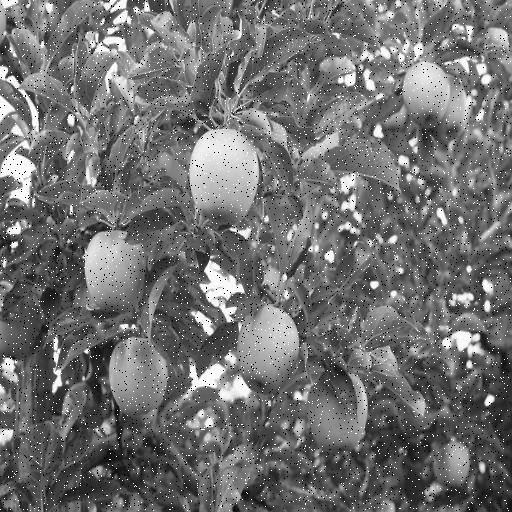
#> input picture test_salt/fruit_apple_apple-tree_wallpaper_apple_07_png_jpg.rf.eede72f256e11421479068de352dedde.jpg, 512 x 512 px, found by its file name
$ jupyter execute 04_restore_saltnpepper.ipynb
#> lines starting #> are read from the running program, lines starting #| are printed output that depends on the picture
# **Restorasi**

## TES salt n pepper noise restored

[cell 1]
import cv2
import matplotlib.pyplot as plt

def mean_filter(image, filter_size=3):
    return cv2.blur(image, (filter_size, filter_size))

def median_filter(image, filter_size=3):
    return cv2.medianBlur(image, filter_size)

def gaussian_filter(image, filter_size=3, sigma=1):
    return cv2.GaussianBlur(image, (filter_size, filter_size), sigma)

def bilateral_filter(image, filter_size=9, sigma_color=75, sigma_space=75):
    return cv2.bilateralFilter(image, filter_size, sigma_color, sigma_space)

# Load gambar
image = cv2.imread('/content/fruit_apple_apple-tree_wallpaper_apple_07_png_jpg.rf.eede72f256e11421479068de352dedde.jpg')
#> image is the input picture: shape (512, 512, 3); min 0, max 255, mean 112.1

# Ukuran filter yang akan dicoba
filter_sizes = [3, 5, 7, 9]

# Inisialisasi subplot
num_rows = len(filter_sizes)
num_cols = 5
fig, axes = plt.subplots(num_rows, num_cols, figsize=(15, 10))

# Loop melalui semua jenis filter dan semua ukuran filter
for i, filter_size in enumerate(filter_sizes):
    # Menampilkan gambar asli di kolom pertama
    axes[i, 0].imshow(cv2.cvtColor(image, cv2.COLOR_BGR2RGB))
    axes[i, 0].set_title('Original')
    axes[i, 0].axis('off')

    # Loop melalui semua jenis filter
    for j, filter_type in enumerate([mean_filter, median_filter, gaussian_filter, bilateral_filter]):
        # Menerapkan filter
        filtered_image = filter_type(image, filter_size=filter_size)

        # Menampilkan gambar yang telah difilter
        axes[i, j+1].imshow(cv2.cvtColor(filtered_image, cv2.COLOR_BGR2RGB))
        filter_name = filter_type.__name__.replace('_filter', '').capitalize()
        axes[i, j+1].set_title(f'{filter_name}\n({filter_size}x{filter_size})')
        axes[i, j+1].axis('off')

plt.tight_layout()
plt.show()
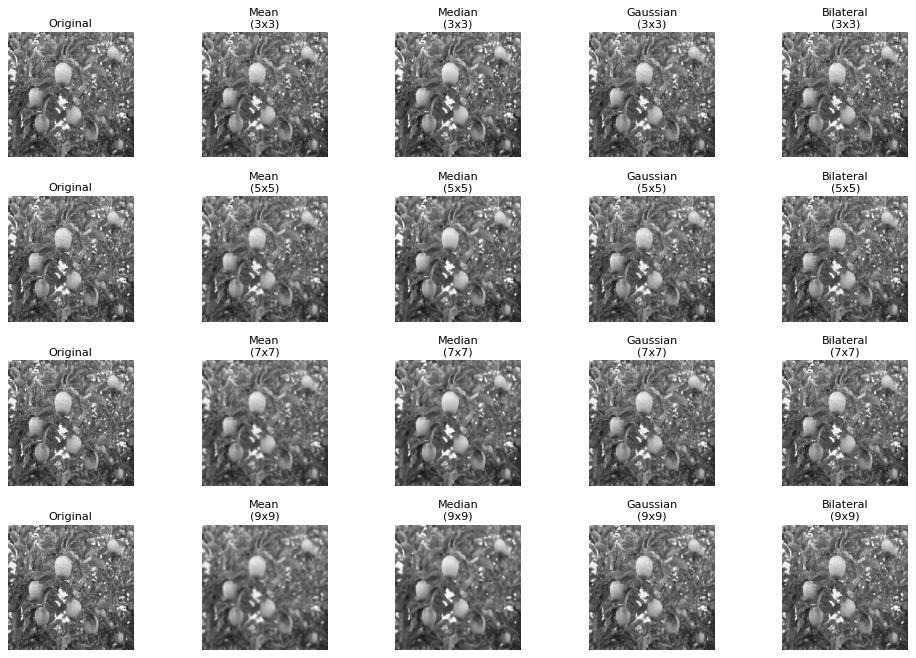
#> figure drawn by matplotlib, 20 panels

[cell 2]
import cv2
import matplotlib.pyplot as plt

def median_filter(image, filter_size=5):
#> called with filter_size = 3
    return cv2.medianBlur(image, filter_size)
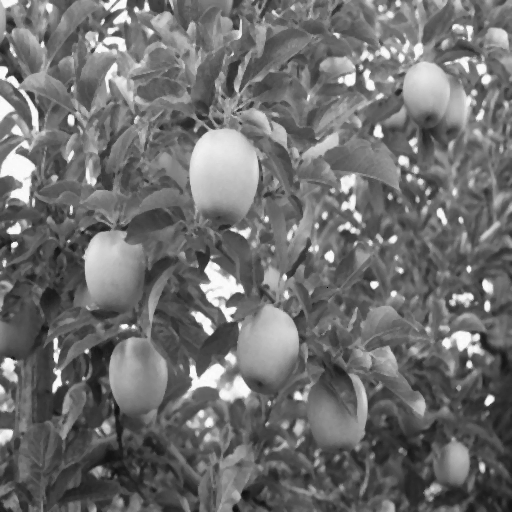
#> returned value: shape (512, 512); min 2, max 255, mean 111.3

# Load gambar
image_path = '/content/fruit_apple_apple-tree_wallpaper_apple_07_png_jpg.rf.eede72f256e11421479068de352dedde.jpg'
image = cv2.imread(image_path, cv2.IMREAD_GRAYSCALE)

# Terapkan median filter
filtered_image = median_filter(image, filter_size=3)

# Tampilkan hasil
plt.figure(figsize=(10, 5))
plt.subplot(1, 2, 1)
plt.imshow(image, cmap='gray')
plt.title('Original')
plt.axis('off')

plt.subplot(1, 2, 2)
plt.imshow(filtered_image, cmap='gray')
plt.title('Filtered (Median 3x3)')
plt.axis('off')

plt.show()
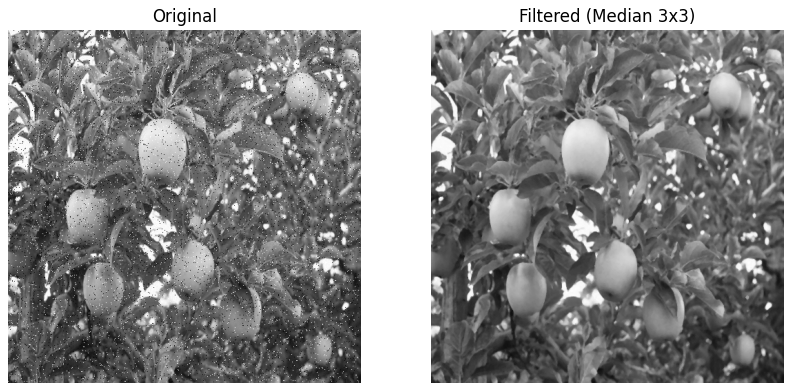
#> figure drawn by matplotlib, 2 panels

## salt n pepper noise restored

[cell 3]
import cv2
import os
import pandas as pd

def median_filter(image, filter_size=3):
    return cv2.medianBlur(image, filter_size)

def process_images_with_csv(input_dir, output_dir, filter_funcs, csv_file, csv_output):
    # Membaca file CSV yang berisi informasi kelas-kelas gambar dan nama file
    df = pd.read_csv(csv_file)
#> (reads train_salt/_classes.csv from the repository)

    # Membuat direktori output untuk menyimpan gambar yang telah difilter
    for filter_func in filter_funcs:
        filter_name = filter_func.__name__.replace('_', '')
        filter_output_dir = os.path.join(output_dir, filter_name)

        if not os.path.exists(filter_output_dir):
            os.makedirs(filter_output_dir)

    # Membuat DataFrame baru untuk menyimpan informasi hasil pengolahan gambar
    processed_df = pd.DataFrame(columns=['filename'] + list(df.columns[1:]))

    # Looping melalui file gambar dalam direktori input
    for filename in os.listdir(input_dir):
        if filename.endswith(('.png', '.jpg', '.jpeg', '.bmp', '.tiff')):
            image_path = os.path.join(input_dir, filename)
            image = cv2.imread(image_path, cv2.IMREAD_GRAYSCALE)
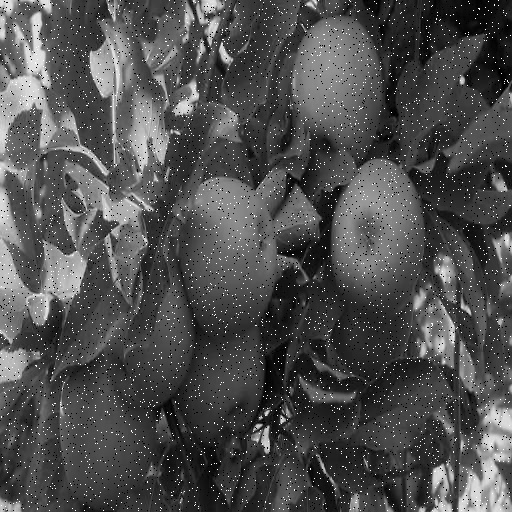
#> input picture train_salt/1_png_jpg.rf.984e7192df71a24d11825c328d384cce.jpg, 512 x 512 px, found by its file name
#> image is the input picture: shape (512, 512); min 0, max 255, mean 78.6
            if image is not None:
                for filter_func in filter_funcs:
                    filtered_image = filter_func(image)
                    filter_name = filter_func.__name__.replace('_', '')
                    filter_output_path = os.path.join(output_dir, filter_name, filename)
                    if cv2.imwrite(filter_output_path, filtered_image):
                        print(f"Saved filtered image to {filter_output_path}")
                    else:
                        print(f"Failed to save filtered image to {filter_output_path}")

                    # Menyimpan informasi hasil pengolahan gambar ke DataFrame
                    class_label = None
                    for col in df.columns[1:]:
                        if not df.loc[df['filename'] == filename, col].empty:
                            if df.loc[df['filename'] == filename, col].iloc[0] == 1:
                                class_label = col
                                break

                    if class_label is not None:
                        # Menambahkan baris baru ke DataFrame
                        processed_df.loc[len(processed_df)] = [filename] + [0] * (len(df.columns) - 1)
                        # Menetapkan nilai kelas yang sesuai menjadi 1
                        processed_df.loc[processed_df['filename'] == filename, class_label] = 1
#> this loop made 1 pass
#> pass 1, in process_images_with_csv, `filtered_image = filter_func(image)`:
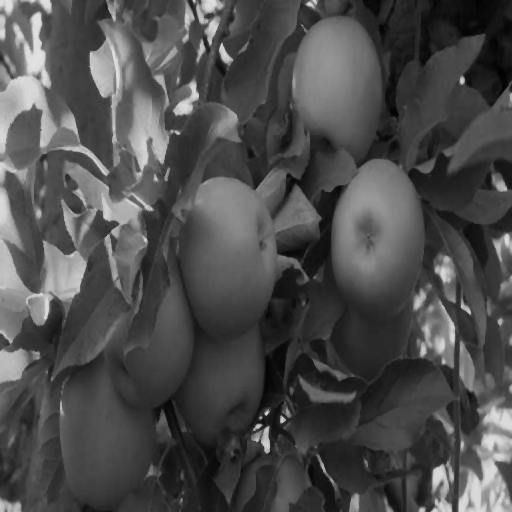
#> filtered_image: shape (512, 512); min 0, max 227, mean 76.5
#> pass 2 of the loop in process_images_with_csv, `for filename in os.listdir(input_dir):`:
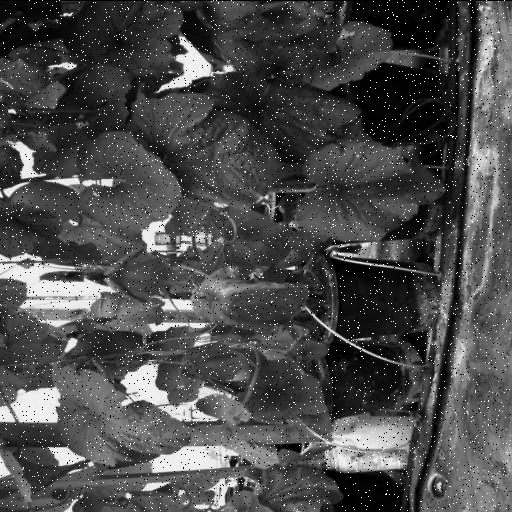
#> input picture train_salt/20151125T1143_pic000219_png_jpg.rf.5947bd356b51b1e8d99e624f4374df94.jpg, 512 x 512 px, found by its file name
#> in process_images_with_csv, image is the input picture: shape (512, 512); min 0, max 255, mean 75.6
#> the loop in process_images_with_csv, `for filter_func in filter_funcs:` made 1 pass
#| Saved filtered image to /content/drive/MyDrive/TUGASS/Semester 6/PCD/trainrestored/salt_and_pepper_restored/train_salt_restored/medianfilter/20151125T1143_pic000219_png_jpg.rf.5947bd356b51b1e8d99e624f4374df94.jpg
#> pass 1, in process_images_with_csv, `filtered_image = filter_func(image)`:
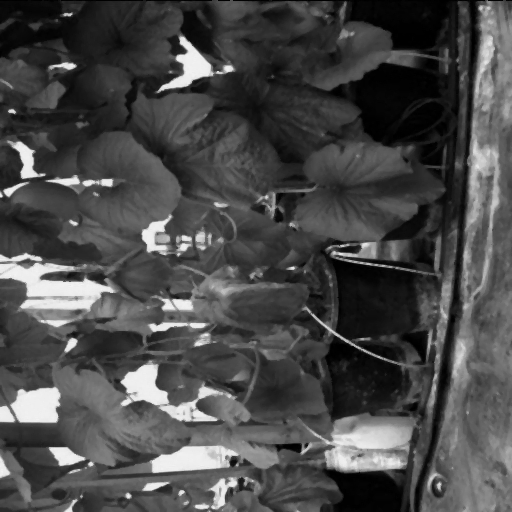
#> filtered_image: shape (512, 512); min 0, max 245, mean 73.4
#> pass 3 of the loop in process_images_with_csv, `for filename in os.listdir(input_dir):`:
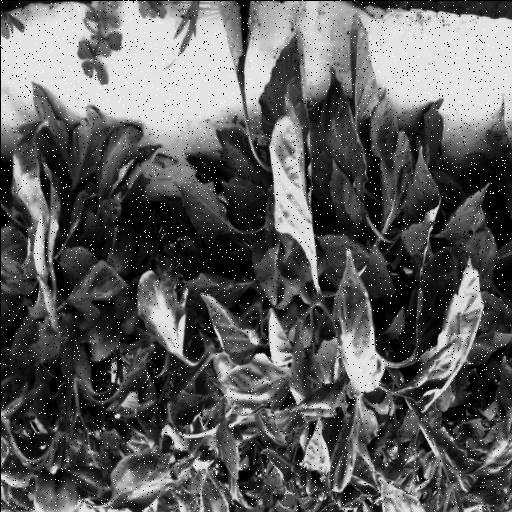
#> input picture train_salt/Gatton1_test_2014204T1614_frame0007_png_jpg.rf.9bc243e811563545adf2879893145aae.jpg, 512 x 512 px, found by its file name
#> in process_images_with_csv, image is the input picture: shape (512, 512); min 0, max 255, mean 94
#> the loop in process_images_with_csv, `for filter_func in filter_funcs:` made 1 pass
#> (printed output is left out)
#> pass 1, in process_images_with_csv, `filtered_image = filter_func(image)`:
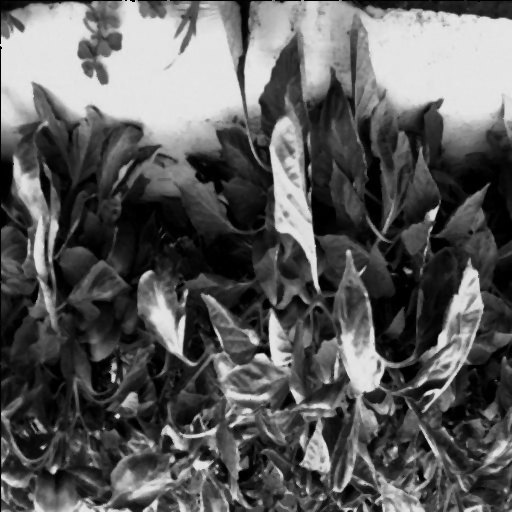
#> filtered_image: shape (512, 512); min 0, max 233, mean 92.5
#> the loop made 4 passes; the first 3 are shown
#| Processed CSV file saved as: /content/drive/MyDrive/TUGASS/Semester 6/PCD/trainrestored/salt_and_pepper_restored/train_salt_restored/_classes.csv
#> (reads test_salt/_classes.csv from the repository)
#> pass 2 of the loop in process_images_with_csv, `for filename in os.listdir(input_dir):`:

    print("Processed images with filters")

    # Simpan DataFrame hasil pengolahan gambar ke file CSV baru
    processed_csv_file = os.path.join(output_dir, csv_output)
    processed_df.to_csv(processed_csv_file, index=False)
    print(f"Processed CSV file saved as: {processed_csv_file}")

### Train_Salt Restored

[cell 4]
# Ganti 'path_to_input_dir' dan 'path_to_output_dir' dengan path yang sesuai
input_dir = r'/content/drive/MyDrive/TUGASS/Semester 6/PCD/trainAddnoise/train_salt'
output_dir = r'/content/drive/MyDrive/TUGASS/Semester 6/PCD/trainrestored/salt_and_pepper_restored/train_salt_restored'
csv_file = r'/content/drive/MyDrive/TUGASS/Semester 6/PCD/trainAddnoise/train_salt/_classes.csv'
csv_output = '/content/drive/MyDrive/TUGASS/Semester 6/PCD/trainrestored/salt_and_pepper_restored/train_salt_restored/_classes.csv'

# Daftar fungsi filter yang tersedia
filter_funcs = [median_filter]

process_images_with_csv(input_dir, output_dir, filter_funcs, csv_file, csv_output)

### Test_Salt Restored

[cell 5]
# Ganti 'path_to_input_dir' dan 'path_to_output_dir' dengan path yang sesuai
input_dir = r'/content/drive/MyDrive/TUGASS/Semester 6/PCD/trainAddnoise/test_salt'
output_dir = r'/content/drive/MyDrive/TUGASS/Semester 6/PCD/trainrestored/salt_and_pepper_restored/test_salt_restored'
csv_file = r'/content/drive/MyDrive/TUGASS/Semester 6/PCD/trainAddnoise/test_salt/_classes.csv'
csv_output = '/content/drive/MyDrive/TUGASS/Semester 6/PCD/trainrestored/salt_and_pepper_restored/test_salt_restored/_classes.csv'

# Daftar fungsi filter yang tersedia
filter_funcs = [median_filter]

process_images_with_csv(input_dir, output_dir, filter_funcs, csv_file, csv_output)
#| Processed CSV file saved as: /content/drive/MyDrive/TUGASS/Semester 6/PCD/trainrestored/salt_and_pepper_restored/test_salt_restored/_classes.csv

### Valid_Salt Restored

[cell 6]
# Ganti 'path_to_input_dir' dan 'path_to_output_dir' dengan path yang sesuai
input_dir = r'/content/drive/MyDrive/TUGASS/Semester 6/PCD/trainAddnoise/valid_salt'
output_dir = r'/content/drive/MyDrive/TUGASS/Semester 6/PCD/trainrestored/salt_and_pepper_restored/valid_salt_restored'
csv_file = r'/content/drive/MyDrive/TUGASS/Semester 6/PCD/trainAddnoise/valid_salt/_classes.csv'
csv_output = '/content/drive/MyDrive/TUGASS/Semester 6/PCD/trainrestored/salt_and_pepper_restored/valid_salt_restored/_classes.csv'

# Daftar fungsi filter yang tersedia
filter_funcs = [median_filter]

process_images_with_csv(input_dir, output_dir, filter_funcs, csv_file, csv_output)
#> (reads valid_salt/_classes.csv from the repository)
